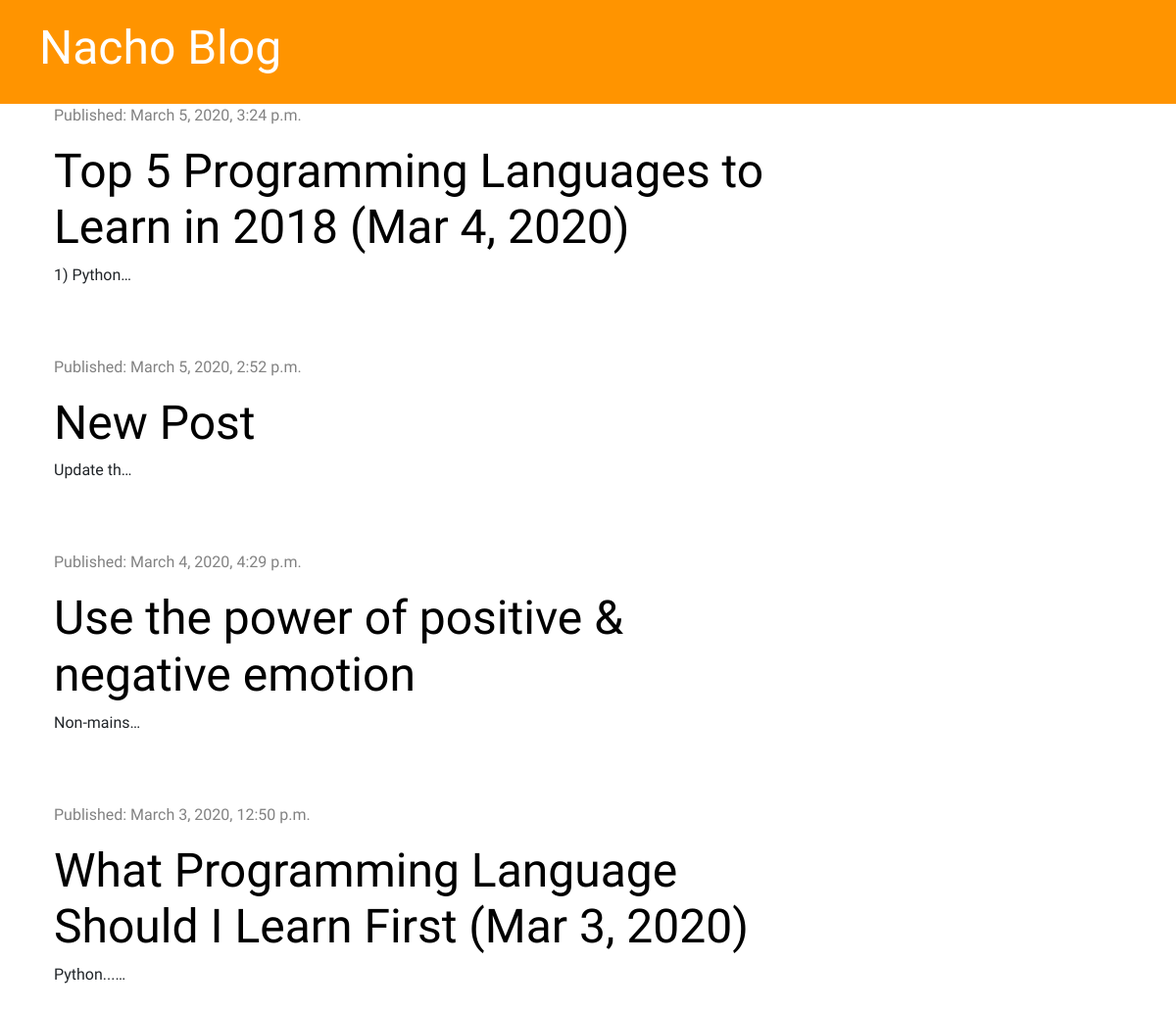
Before: / with the older database file.
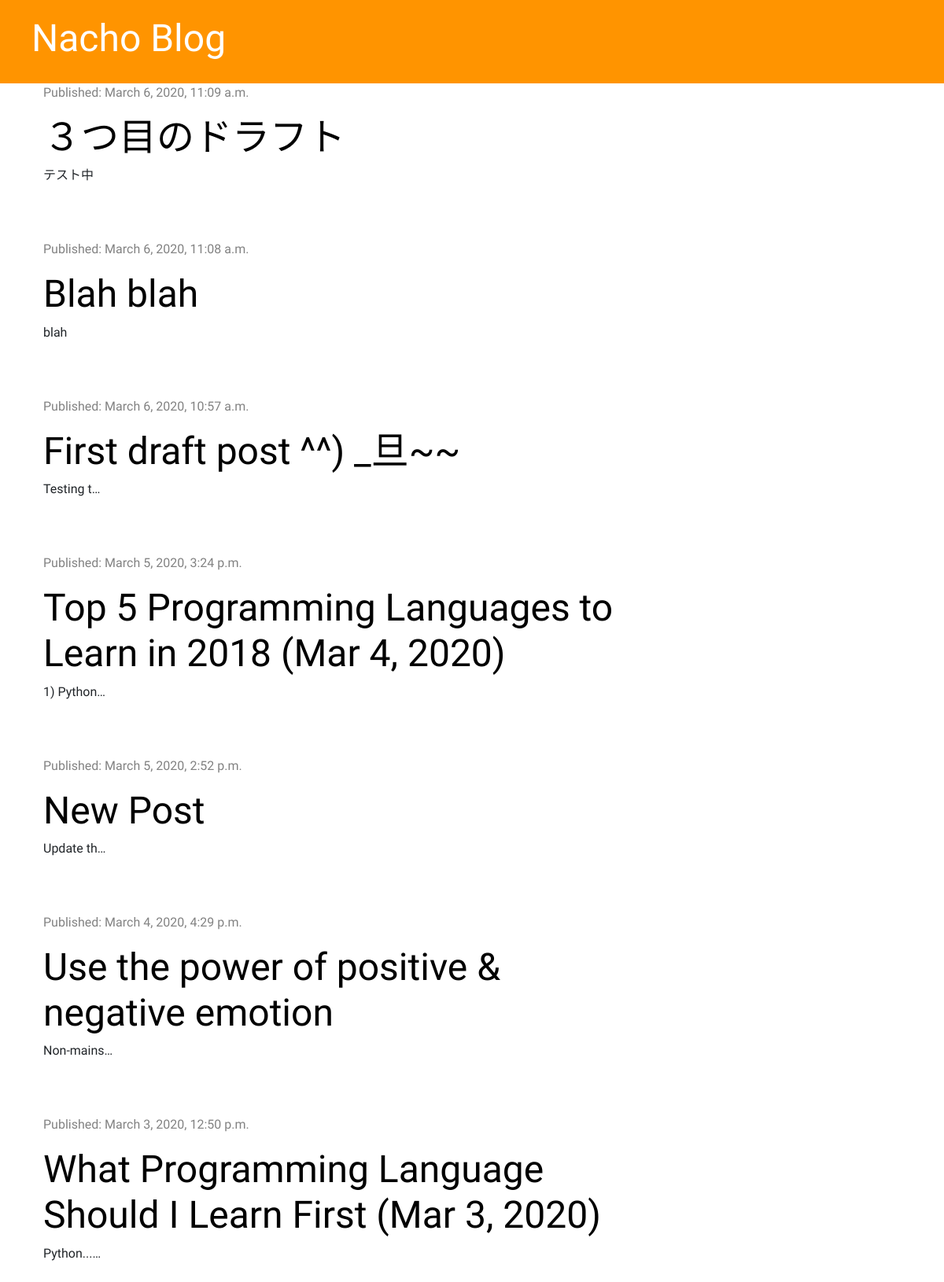
After: the same page with the newer database file.
### blog/models.py (models this page shows, shortened)
class Post(models.Model):
    author = models.ForeignKey('auth.User', on_delete=models.CASCADE)
    title = models.CharField(max_length=200)
    text = models.TextField()
    created_date = models.DateTimeField(default=timezone.now)
    published_date = models.DateTimeField(blank=True, null=True)

### blog/views.py (the view)
# urls.py: path('', views.post_list, name='post_list'),
def post_list(request):
    posts = Post.objects.filter(published_date__lte=timezone.now()).order_by('-published_date')
    stuff_for_frontend = {'posts': posts}
    return render(request, 'blog/post_list.html', stuff_for_frontend)

### blog/templates/blog/post_list.html
{% extends 'blog/base.html' %}
{% block content %}
    {% for post in posts %}
        <div class="post">
            <div class="date">
                <p>Published: {{ post.published_date }}</p>
            </div>
            <h1><a href="{% url 'post_detail' pk=post.pk %}">{{ post.title }}</a></h1>
            <p>{{ post.text|truncatechars:10|linebreaksbr }}</p>
        </div>
    {% endfor %}
{% endblock %}

Changed rows visible on the page:
added Post: published_date "March 6, 2020, 11:09 a.m.", title "３つ目のドラフト", text "テスト中"
added Post: published_date "March 6, 2020, 11:08 a.m.", title "Blah blah", text "blah"
added Post: published_date "March 6, 2020, 10:57 a.m.", title "First draft post ^^) _旦~~", text "Testing t…"
